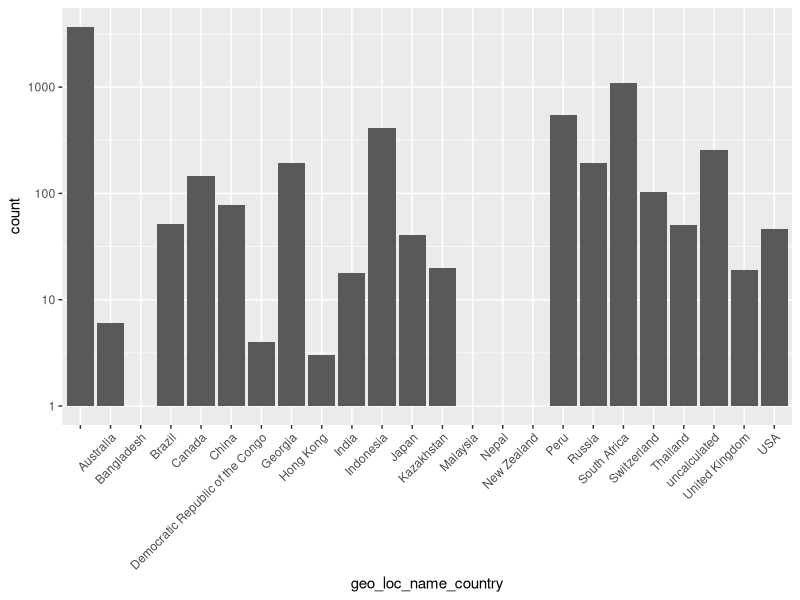
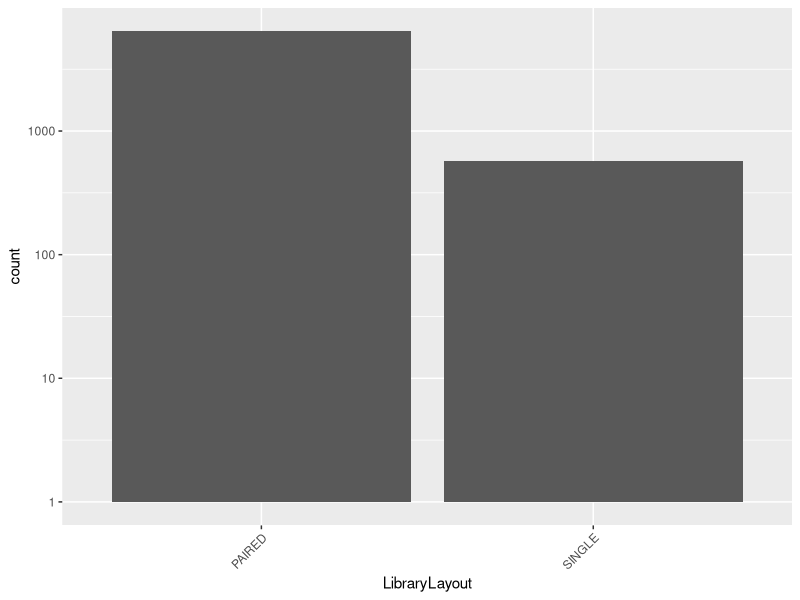

Here is the R script that generated these plots, in order:
## ---- chunk 1
knitr::opts_chunk$set(echo = TRUE)
## ---- chunk 2
library(ggplot2)
library(dplyr)
## ---- chunk 3
setwd("/Users/noah_/Downloads/")
mtb_data <- read.csv("mtuber_SRAmeta.csv")
## ---- chunk 4
mtb_data %>% select(geo_loc_name_country) %>%
  group_by(geo_loc_name_country) %>% 
  summarise(count = length(geo_loc_name_country)) %>%
  ggplot(mapping=aes(geo_loc_name_country,count)) + 
  geom_col() +
  theme(axis.text.x = element_text(angle = 45,vjust = 1, hjust=1)) +
  scale_y_log10() 
## ---- chunk 5
mtb_data %>% select(LibraryLayout) %>%
  group_by(LibraryLayout) %>% 
  summarise(count = length(LibraryLayout)) %>%
  ggplot(mapping=aes(LibraryLayout,count)) + 
  geom_col() +
  theme(axis.text.x = element_text(angle = 45,vjust = 1, hjust=1)) +
  scale_y_log10() 
